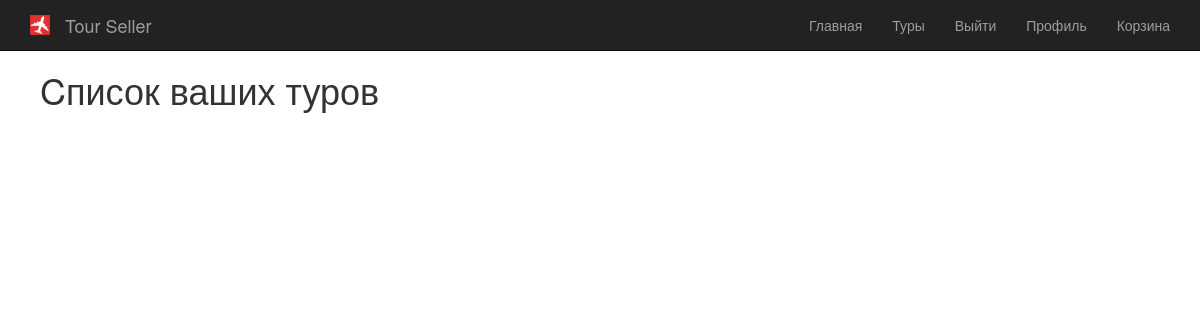
Page /tours/touroperator_tour (signed in) on the earlier database version.
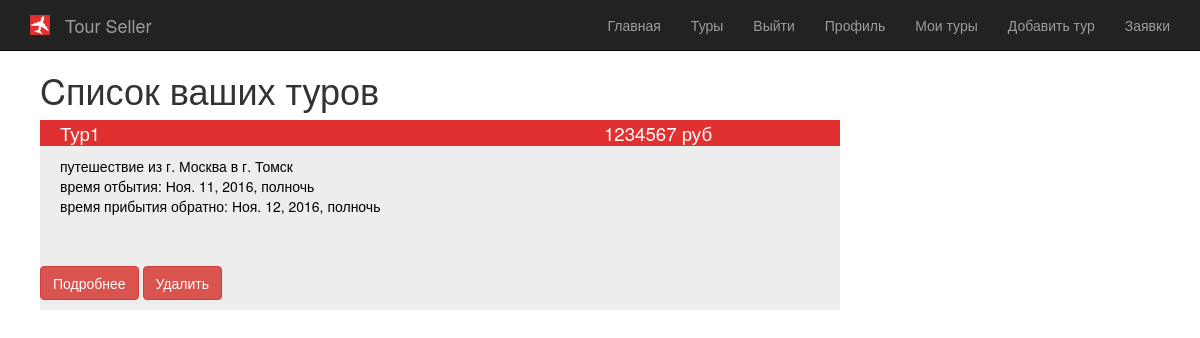
Same page on the later database version.
### tours/models.py (models this page shows, shortened)
class Tour(models.Model):
    name = models.CharField(max_length=50)
    price = models.PositiveIntegerField()
    start_date = models.DateTimeField()
    fin_date = models.DateTimeField()
    airline = models.ForeignKey(Airline)
    tour_operator = models.ForeignKey(User)
    capacity = models.PositiveIntegerField()
    hotel = models.ForeignKey(Hotel)
    departure_city = models.ForeignKey(City)
    image = models.ImageField(blank=True,
                              upload_to=os.path.join('images', 'tours'),
                              help_text='150x150px',
                              verbose_name='Изображение тура')
    visibility = models.BooleanField(default=True)

### places/models.py (models this page shows, shortened)
class City(models.Model):
    name = models.CharField(max_length=50)
    country = models.ForeignKey(Country)
    class Meta:
        verbose_name_plural = 'cities'

class Hotel(models.Model):
    name = models.CharField(max_length=50)
    city = models.ForeignKey(City)
    stars = models.SmallIntegerField(
        validators=(MinValueValidator(1), MaxValueValidator(5))
    )

### tours/views.py (the view)
@login_required
def touroperator_tour(request):
    current_user = request.user
    tours = Tour.objects.filter(tour_operator=current_user).order_by('price')
    return render(request, 'tours/touroperator_tour.html', {'tours': tours})

### airlines/models.py (called while the page is built)
    def __str__(self):
        return self.name

### places/models.py (called while the page is built)
    def __str__(self):
        return self.name

### tour_seller/templatetags/tour_seller_extras.py (called while the page is built)
@register.filter(name='has_group')
def has_group(user, group_name):
    return True if user.groups.filter(name=group_name).exists() else False

### templates/tours/touroperator_tour.html (shortened to what this page needs)
{% extends 'base.html' %}
{% block content %}
    <div class="contentbody">
        <h1>{% block title %}Cписок ваших туров{% endblock %}</h1>
        {% for tour in tours %}
            {% if tour.visibility == True %}
                <div class="objdiv" id = "tour{{ tour.id }}" >
                    <div class="objdiv_header">
                        <div class="objdiv_header_left">{{ tour.name }}</div>
                        <div class="objdiv_header_right">{{ tour.price }} руб</div>
                    </div>
                    <div class="objdiv_body">
                        путешествие из г. {{ tour.departure_city.name }} в г. {{ tour.hotel.city.name }} <br/>
                        время отбытия: {{ tour.start_date }} <br/>
                        время прибытия обратно: {{ tour.fin_date }} <br/>
                    </div>
                    <div class="objdiv_footer">
                        <div class="objdiv_footer_left">&nbsp;</div>
                        <div class="objdiv_footer_right">
                            <a href="javascript: change_display_tour_div('tourinfo{{ tour.id }}')" class="btn btn-danger btn-large">Подробнее</a>
                            <a href="{% url 'delete_tour' cur_id=tour.id %}" class="btn btn-danger btn-large">Удалить</a>
                        </div>
                    </div>
                </div>
            {% endif %}
        {% endfor %}
    </div>
{% endblock %}

Differences in the rows shown:
added Tour: name "Тур1", price "1234567", departure_city.name "Москва", hotel.city.name "Томск", start_date "Ноя. 11, 2016, полночь", fin_date "Ноя. 12, 2016, полночь"
Other differences:
text no longer shown: "Корзина"
text now shown: "Мои туры Добавить тур Заявки"
